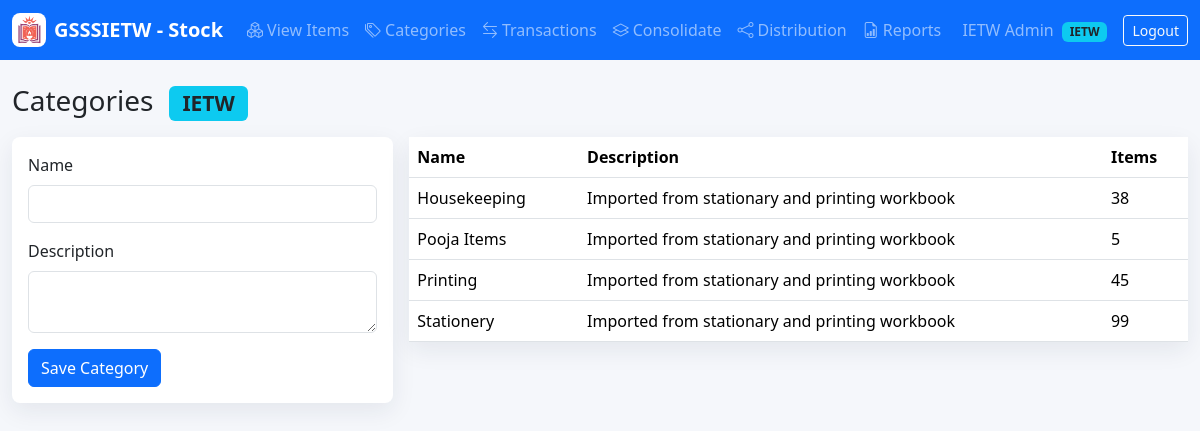
The page /IETW/categories.php (signed in) on the database its author committed.
### tables this page shows
CREATE TABLE categories (
  id INT AUTO_INCREMENT PRIMARY KEY,
  name VARCHAR(120) NOT NULL UNIQUE,
  description TEXT NULL,
  created_at TIMESTAMP DEFAULT CURRENT_TIMESTAMP
);

### includes/db.php (called while the page is built, shortened)
<?php
final class Database
{
    private static ?PDO $pdo = null;
    public static function conn(): PDO
    {
        if (self::$pdo === null) {
            $dsn = 'mysql:host=' . DB_HOST . ';dbname=' . DB_NAME . ';charset=utf8mb4';
            self::$pdo = new PDO($dsn, DB_USER, DB_PASS, [
                PDO::ATTR_ERRMODE => PDO::ERRMODE_EXCEPTION,
                PDO::ATTR_DEFAULT_FETCH_MODE => PDO::FETCH_ASSOC,
                PDO::ATTR_EMULATE_PREPARES => false,
            ]);
        }
        return self::$pdo;
    }
}

### includes/functions.php (called while the page is built, shortened)
<?php
require_once __DIR__ . '/db.php';
function e(?string $value): string
{
    return htmlspecialchars((string)$value, ENT_QUOTES, 'UTF-8');
}
function rows(string $sql, array $params = []): array
{
    $stmt = Database::conn()->prepare($sql);
    $stmt->execute($params);
    return $stmt->fetchAll();
}

### IETW/categories.php (the view, shortened to what this page needs)
<?php
require_once __DIR__ . '/../includes/layout.php';
$categories = rows(
    'SELECT c.*, COUNT(i.id) item_count FROM categories c
     LEFT JOIN items i ON i.category_id=c.id AND i.deleted_at IS NULL
     GROUP BY c.id ORDER BY c.name'
);
?>
<h1 class="h3 mb-3">Categories <span class="badge bg-info text-dark ms-2">IETW</span></h1>
<div class="row g-3">
  <div class="col-lg-4">
    <div class="card metric-card"><div class="card-body">
      <form method="post"><?php csrf_field(); ?>
        <div class="mb-3"><label class="form-label">Name</label><input name="name" class="form-control" required></div>
        <div class="mb-3"><label class="form-label">Description</label><textarea name="description" class="form-control"></textarea></div>
        <button class="btn btn-primary">Save Category</button>
      </form>
    </div></div>
  </div>
  <div class="col-lg-8">
    <div class="card metric-card"><div class="table-responsive">
      <table class="table mb-0">
        <thead><tr><th>Name</th><th>Description</th><th>Items</th></tr></thead>
        <tbody>
          <?php foreach ($categories as $c): ?>
          <tr><td><?= e($c['name']) ?></td><td><?= e($c['description']) ?></td><td><?= e($c['item_count']) ?></td></tr>
          <?php endforeach; ?>
        </tbody>
      </table>
    </div></div>
  </div>
</div>

### assets/css/app.css (style rules this page uses)
body { background: #f5f7fb; }
.metric-card { border: 0; border-radius: 8px; box-shadow: 0 8px 24px rgba(30, 41, 59, .08); }
.table thead th { white-space: nowrap; }

### rows shown on the page
categories: name "Housekeeping", description "Imported from stationary and printing workbook", item_count "38"
categories: name "Pooja Items", description "Imported from stationary and printing workbook", item_count "5"
categories: name "Printing", description "Imported from stationary and printing workbook", item_count "45"
categories: name "Stationery", description "Imported from stationary and printing workbook", item_count "99"

### other values the page prints
APP_SHORT_NAME "GSSSIETW - Stock"
$l[1] "View Items"
$l[1] "Categories"
$l[1] "Transactions"
$l[1] "Consolidate"
$l[1] "Distribution"
$l[1] "Reports"
$u['name'] "IETW Admin"
$role "IETW"
